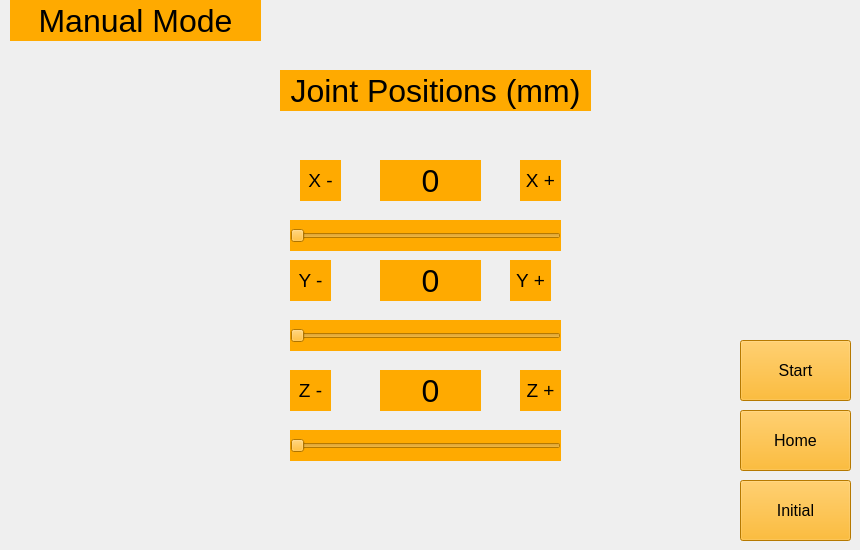
    <widget class="QWidget" name="manpage">
     <widget class="QSlider" name="ypos_slider">
      <property name="geometry">
       <rect>
        <x>290</x>
        <y>320</y>
        <width>271</width>
        <height>31</height>
       </rect>
      </property>
      <property name="cursor">
       <cursorShape>PointingHandCursor</cursorShape>
      </property>
      <property name="mouseTracking">
       <bool>false</bool>
      </property>
      <property name="tabletTracking">
       <bool>false</bool>
      </property>
      <property name="styleSheet">
       <string notr="true">background-color: rgb(255, 170, 0);</string>
      </property>
      <property name="maximum">
       <number>150</number>
      </property>
      <property name="orientation">
       <enum>Qt::Horizontal</enum>
      </property>
     </widget>
     <widget class="QPushButton" name="home_bottom">
      <property name="geometry">
       <rect>
        <x>740</x>
        <y>410</y>
        <width>111</width>
        <height>61</height>
       </rect>
      </property>
      <property name="font">
       <font>
        <pointsize>12</pointsize>
       </font>
      </property>
      <property name="styleSheet">
       <string notr="true">background-color: rgb(255, 170, 0);</string>
      </property>
      <property name="text">
       <string>Home</string>
      </property>
     </widget>
     <widget class="QLabel" name="Z_core">
      <property name="geometry">
       <rect>
        <x>380</x>
        <y>370</y>
        <width>101</width>
        <height>41</height>
       </rect>
      </property>
      <property name="font">
       <font>
        <pointsize>24</pointsize>
       </font>
      </property>
      <property name="styleSheet">
       <string notr="true">background-color: rgb(255, 170, 0);</string>
      </property>
      <property name="text">
       <string>0</string>
      </property>
      <property name="alignment">
       <set>Qt::AlignCenter</set>
      </property>
     </widget>
     <widget class="QSlider" name="zpos_slider">
      <property name="geometry">
       <rect>
        <x>290</x>
        <y>430</y>
        <width>271</width>
        <height>31</height>
       </rect>
      </property>
      <property name="cursor">
       <cursorShape>PointingHandCursor</cursorShape>
      </property>
      <property name="mouseTracking">
       <bool>false</bool>
      </property>
      <property name="tabletTracking">
       <bool>false</bool>
      </property>
      <property name="styleSheet">
       <string notr="true">background-color: rgb(255, 170, 0);</string>
      </property>
      <property name="maximum">
       <number>120</number>
      </property>
      <property name="orientation">
       <enum>Qt::Horizontal</enum>
      </property>
     </widget>
     <widget class="QPushButton" name="start_bottom">
      <property name="geometry">
       <rect>
        <x>740</x>
        <y>340</y>
        <width>111</width>
        <height>61</height>
       </rect>
      </property>
      <property name="font">
       <font>
        <pointsize>12</pointsize>
       </font>
      </property>
      <property name="styleSheet">
       <string notr="true">background-color: rgb(255, 170, 0);</string>
      </property>
      <property name="text">
       <string>Start</string>
      </property>
     </widget>
     <widget class="QLabel" name="label">
      <property name="geometry">
       <rect>
        <x>290</x>
        <y>370</y>
        <width>41</width>
        <height>41</height>
       </rect>
      </property>
      <property name="font">
       <font>
        <pointsize>14</pointsize>
       </font>
      </property>
      <property name="layoutDirection">
       <enum>Qt::LeftToRight</enum>
      </property>
      <property name="styleSheet">
       <string notr="true">background-color: rgb(255, 170, 0);</string>
      </property>
      <property name="text">
       <string>Z -</string>
      </property>
      <property name="alignment">
       <set>Qt::AlignCenter</set>
      </property>
     </widget>
     <widget class="QLabel" name="label_4">
      <property name="geometry">
       <rect>
        <x>510</x>
        <y>260</y>
        <width>41</width>
        <height>41</height>
       </rect>
      </property>
      <property name="font">
       <font>
        <pointsize>14</pointsize>
       </font>
      </property>
      <property name="layoutDirection">
       <enum>Qt::LeftToRight</enum>
      </property>
      <property name="styleSheet">
       <string notr="true">background-color: rgb(255, 170, 0);</string>
      </property>
      <property name="text">
       <string>Y +</string>
      </property>
      <property name="alignment">
       <set>Qt::AlignCenter</set>
      </property>
     </widget>
     <widget class="QLabel" name="label_5">
      <property name="geometry">
       <rect>
        <x>520</x>
        <y>370</y>
        <width>41</width>
        <height>41</height>
       </rect>
      </property>
      <property name="font">
       <font>
        <pointsize>14</pointsize>
       </font>
      </property>
      <property name="layoutDirection">
       <enum>Qt::LeftToRight</enum>
      </property>
      <property name="styleSheet">
       <string notr="true">background-color: rgb(255, 170, 0);</string>
      </property>
      <property name="text">
       <string>Z +</string>
      </property>
      <property name="alignment">
       <set>Qt::AlignCenter</set>
      </property>
     </widget>
     <widget class="QLabel" name="X_core">
      <property name="geometry">
       <rect>
        <x>380</x>
        <y>160</y>
        <width>101</width>
        <height>41</height>
       </rect>
      </property>
      <property name="font">
       <font>
        <pointsize>24</pointsize>
       </font>
      </property>
      <property name="styleSheet">
       <string notr="true">background-color: rgb(255, 170, 0);</string>
      </property>
      <property name="text">
       <string>0</string>
      </property>
      <property name="alignment">
       <set>Qt::AlignCenter</set>
      </property>
     </widget>
     <widget class="QLabel" name="label_3">
      <property name="geometry">
       <rect>
        <x>300</x>
        <y>160</y>
        <width>41</width>
        <height>41</height>
       </rect>
      </property>
      <property name="font">
       <font>
        <pointsize>14</pointsize>
       </font>
      </property>
      <property name="layoutDirection">
       <enum>Qt::LeftToRight</enum>
      </property>
      <property name="styleSheet">
       <string notr="true">background-color: rgb(255, 170, 0);</string>
      </property>
      <property name="text">
       <string>X -</string>
      </property>
      <property name="alignment">
       <set>Qt::AlignCenter</set>
      </property>
     </widget>
     <widget class="QLabel" name="Y_core">
      <property name="geometry">
       <rect>
        <x>380</x>
        <y>260</y>
        <width>101</width>
        <height>41</height>
       </rect>
      </property>
      <property name="font">
       <font>
        <pointsize>24</pointsize>
       </font>
      </property>
      <property name="styleSheet">
       <string notr="true">background-color: rgb(255, 170, 0);</string>
      </property>
      <property name="text">
       <string>0</string>
      </property>
      <property name="alignment">
       <set>Qt::AlignCenter</set>
      </property>
     </widget>
     <widget class="QLabel" name="label_2">
      <property name="geometry">
       <rect>
        <x>290</x>
        <y>260</y>
        <width>41</width>
        <height>41</height>
       </rect>
      </property>
      <property name="font">
       <font>
        <pointsize>14</pointsize>
       </font>
      </property>
      <property name="layoutDirection">
       <enum>Qt::LeftToRight</enum>
      </property>
      <property name="styleSheet">
       <string notr="true">background-color: rgb(255, 170, 0);</string>
      </property>
      <property name="text">
       <string>Y -</string>
      </property>
      <property name="alignment">
       <set>Qt::AlignCenter</set>
      </property>
     </widget>
     <widget class="QSlider" name="xpos_slider">
      <property name="geometry">
       <rect>
        <x>290</x>
        <y>220</y>
        <width>271</width>
        <height>31</height>
       </rect>
      </property>
      <property name="cursor">
       <cursorShape>PointingHandCursor</cursorShape>
      </property>
      <property name="mouseTracking">
       <bool>false</bool>
      </property>
      <property name="tabletTracking">
       <bool>false</bool>
      </property>
      <property name="focusPolicy">
       <enum>Qt::WheelFocus</enum>
      </property>
      <property name="autoFillBackground">
       <bool>false</bool>
      </property>
      <property name="styleSheet">
       <string notr="true">background-color: rgb(255, 170, 0);</string>
      </property>
      <property name="maximum">
       <number>240</number>
      </property>
      <property name="orientation">
       <enum>Qt::Horizontal</enum>
      </property>
     </widget>
     <widget class="QLabel" name="label_6">
      <property name="geometry">
       <rect>
        <x>520</x>
        <y>160</y>
        <width>41</width>
        <height>41</height>
       </rect>
      </property>
      <property name="font">
       <font>
        <pointsize>14</pointsize>
       </font>
      </property>
      <property name="layoutDirection">
       <enum>Qt::LeftToRight</enum>
      </property>
      <property name="styleSheet">
       <string notr="true">background-color: rgb(255, 170, 0);</string>
      </property>
      <property name="text">
       <string>X +</string>
      </property>
      <property name="alignment">
       <set>Qt::AlignCenter</set>
      </property>
     </widget>
     <widget class="QLabel" name="label_7">
      <property name="geometry">
       <rect>
        <x>280</x>
        <y>70</y>
        <width>311</width>
        <height>41</height>
       </rect>
      </property>
      <property name="font">
       <font>
        <pointsize>24</pointsize>
       </font>
      </property>
      <property name="styleSheet">
       <string notr="true">background-color: rgb(255, 170, 0);</string>
      </property>
      <property name="text">
       <string>Joint Positions (mm)</string>
      </property>
      <property name="alignment">
       <set>Qt::AlignCenter</set>
      </property>
     </widget>
     <widget class="QPushButton" name="Initial_bottom">
      <property name="geometry">
       <rect>
        <x>740</x>
        <y>480</y>
        <width>111</width>
        <height>61</height>
       </rect>
      </property>
      <property name="font">
       <font>
        <pointsize>12</pointsize>
       </font>
      </property>
      <property name="styleSheet">
       <string notr="true">background-color: rgb(255, 170, 0);</string>
      </property>
      <property name="text">
       <string>Initial</string>
      </property>
     </widget>
     <widget class="QLabel" name="label_28">
      <property name="geometry">
       <rect>
        <x>10</x>
        <y>0</y>
        <width>251</width>
        <height>41</height>
       </rect>
      </property>
      <property name="font">
       <font>
        <pointsize>24</pointsize>
       </font>
      </property>
      <property name="styleSheet">
       <string notr="true">background-color: rgb(255, 170, 0);</string>
      </property>
      <property name="text">
       <string>Manual Mode</string>
      </property>
      <property name="alignment">
       <set>Qt::AlignCenter</set>
      </property>
     </widget>
    </widget>
